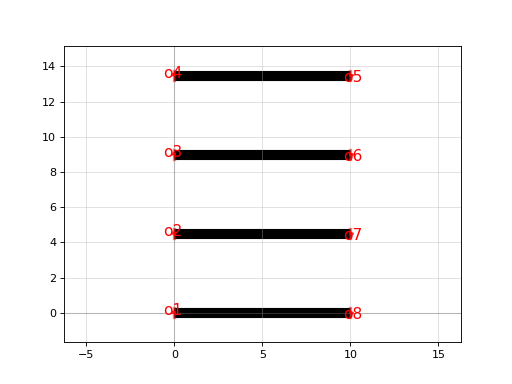

Reproduce this figure in Python.
import gdsfactory as gf

c = gf.components.straight_array(n=4, spacing=4.0)
c.plot()
